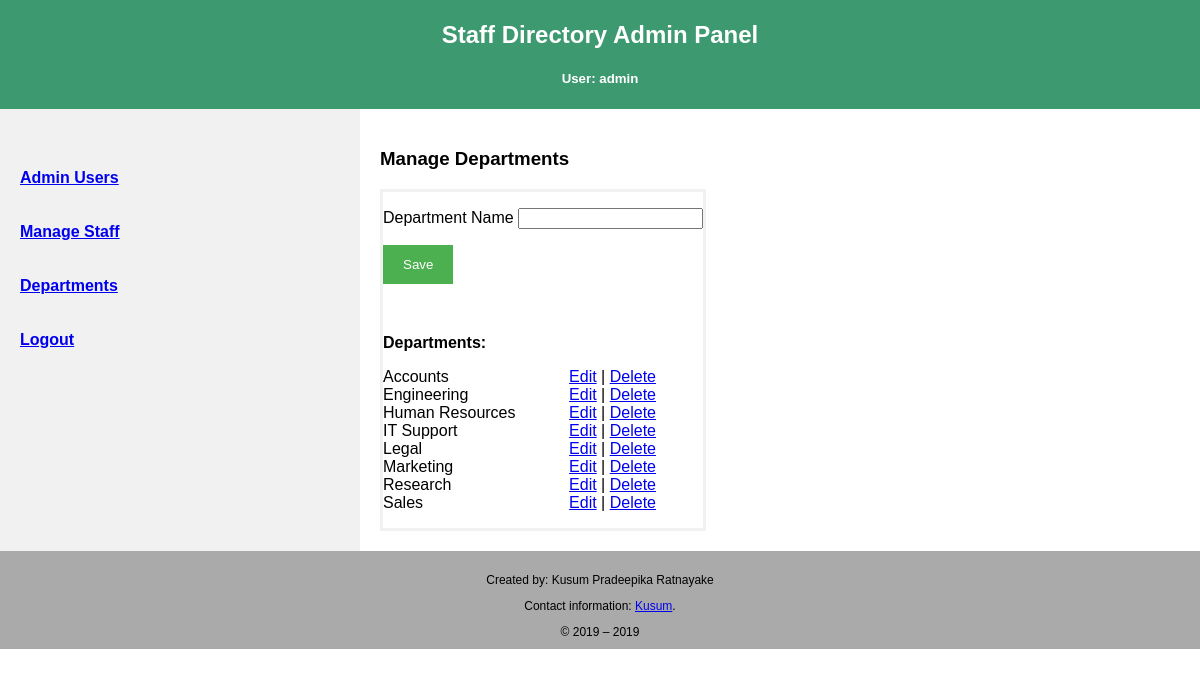
The page /admin/departments.php (signed in) on the database its author committed.
### tables this page shows
CREATE TABLE `department` (
  `id` int(10) UNSIGNED NOT NULL,
  `dept_name` varchar(50) DEFAULT NULL
);

### admin/data/department.php (called while the page is built, shortened)
<?php
class Department
{
	public function all_departments($conn, $id=FALSE)
	{
		$sql = "SELECT * FROM department WHERE dept_name != '' ORDER BY dept_name";
		$this->result = $conn->query($sql);
		if ($this->result && $this->result->num_rows > 0)
		{
				return $this->result;
		}
	}
}
?>

### admin/departments.php (the view, shortened to what this page needs)
<?php
include_once 'data/department.php';
$db_conn = new DBconn();
$conn = $db_conn->db_connection();
$dept = new Department();
?>
<!DOCTYPE html>
<html lang="en">
<head>
<link rel = "stylesheet" type = "text/css" href = "../assets/style.css" />
</head>
<body>
<div class="header">
  <h2>Staff Directory Admin Panel</h2>
  <?php if (isset($_SESSION['user'])) echo '<h5>User: '.$_SESSION['user'].'</h5>';?>
</div>
<div class="row">
  <div class="side">
  	  <h4>
	  <?php include_once('navmenu.php'); generateMenu(); ?>
	  </h4>
  </div>
  <div class="main" style="">
    <h3>Manage Departments</h3>
		<div style="width:400px;">
			<form name="form1" method="post" action="departments.php" onSubmit="return validateInput()">
        <p class='elements'>
        <label for "deptname">Department Name</label>
        <input type="text" name="deptname" value="<?php if (isset($row_edit['dept_name']) ) print $row_edit['dept_name']?>" />
        </p>
         <p class='elements'>
    		<?php
    		if (isset($_GET['deptid']))
    		{?>
      		<input name="cmdupdate" type="submit" class="" value="Update">
          <input name="cmdCancel" type="button" class="button" onClick="document.location.href='admins.php'" value="Cancel">
        <?php
        }	else {?>
        	<input name="Submit" type="submit" class="" value="Save">
        <?php } ?>
        </p>
        <br/>
        <p class='elements'>
        <strong>Departments:</strong>
        <table width="95%" border="0" align="" cellpadding="0" cellspacing="0">
        	<?php
				$result = $dept->all_departments($conn);
				if ($result && $result->num_rows > 0)
				{
					while ($row = $result->fetch_assoc())
					{
            	?>
             	<tr>
               <td width=""><?php print $row['dept_name'];?></td>
               <td width="">&nbsp;</td>
               <td width=""><a href="?deptid=<?php print $row['id'];?>">Edit</a> |
               <a href="javascript: promptDelete('?delete=<?php print $row['id'];?>',
                  'Are you sure you want to delete this user?')">Delete</a>
               </td>
               </tr>
             <?php
              }
            }
            ?>
          </table>
          </p>
       </form>
		</div>
  </div>
</div>
</body>
</html>

### assets/style.css (style rules this page uses)
* { box-sizing: border-box; }
body { font-family: Arial, Helvetica, sans-serif; margin: 0; }
.header { padding: 1px; text-align: center; background: #3D9970; color: white; }
.row { display: -ms-flexbox; display: flex; -ms-flex-wrap: wrap; flex-wrap: wrap; }
.side { -ms-flex: 30%; flex: 30%; background-color: #f1f1f1; padding: 20px; }
.main { -ms-flex: 70%; flex: 70%; background-color: white; padding: 20px; }
.footer { padding: 10px; text-align: center; background: #AAAAAA; font-family: Arial; font-size: 12px; }
input[type=submit] { background-color: #4CAF50; color: white; padding: 12px 20px; border: none; cursor: pointer; }
.row:after { content: ""; display: table; clear: both; }
form { border: 3px solid #f1f1f1; display: inline-block; }

### rows shown on the page
department: dept_name "Accounts"
department: dept_name "Engineering"
department: dept_name "Human Resources"
department: dept_name "IT Support"
department: dept_name "Legal"
department: dept_name "Marketing"
department: dept_name "Research"
department: dept_name "Sales"

### other values the page prints
$_SESSION['user'] "admin"
